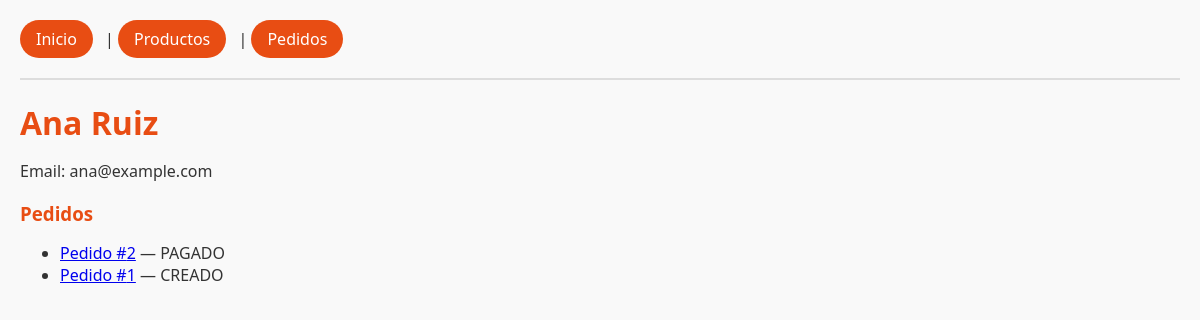
Page /clientes/1/ on the committed database.
### tienda/models.py (models this page shows, shortened)
class Cliente(models.Model):
    nombre = models.CharField(max_length=120)
    correo = models.EmailField(unique=True)
    fecha_registro = models.DateTimeField(auto_now_add=True)
    activo = models.BooleanField(default=True)

class Pedido(models.Model):
    ESTADOS = [
        ("CREADO", "Creado"),
        ("PAGADO", "Pagado"),
        ("ENVIADO", "Enviado"),
        ("CERRADO", "Cerrado"),
    ]
    cliente = models.ForeignKey(
        Cliente, on_delete=models.CASCADE, related_name="pedidos"
    )
    productos = models.ManyToManyField(Producto, related_name="pedidos")
    estado = models.CharField(max_length=10, choices=ESTADOS, default="CREADO")
    fecha = models.DateTimeField(auto_now_add=True)

### tienda/views.py (the view)
# urls.py: path("clientes/<int:pk>/", views.detalle_cliente, name="detalle_cliente"),
def detalle_cliente(request, pk):
    cliente = get_object_or_404(Cliente, pk=pk)
    pedidos = (
        cliente.pedidos.select_related("cliente")
        .prefetch_related("productos")
        .order_by("-fecha")
    )
    return render(
        request, "tienda/detalle_cliente.html", {"cliente": cliente, "pedidos": pedidos}
    )

### tienda/templates/tienda/detalle_cliente.html (shortened to what this page needs)
{% extends "tienda/base.html" %}
{% block content %}
  <h1>{{ cliente.nombre }}</h1>
  <p>Email: {{ cliente.correo }}</p>
  <h3>Pedidos</h3>
  <ul>
    {% for ped in pedidos %}
      <li>
        <a href="{% url 'tienda:detalle_pedido' ped.pk %}">Pedido #{{ ped.id }}</a> — {{ ped.estado }}
      </li>
    {% empty %}
      <li>Este cliente no tiene pedidos.</li>
    {% endfor %}
  </ul>
{% endblock %}

### tienda/static/css/main.css (style rules this page uses)
body { font-family: 'Segoe UI', sans-serif; margin: 20px; background-color: #f9f9f9; color: #333; }
h1, h2, h3 { color: #e84d13; margin-bottom: 15px; }

### rows in the picture
Cliente: nombre "Ana Ruiz", correo "ana@example.com"
Pedido: id "2", estado "PAGADO"
Pedido: id "1", estado "CREADO"
